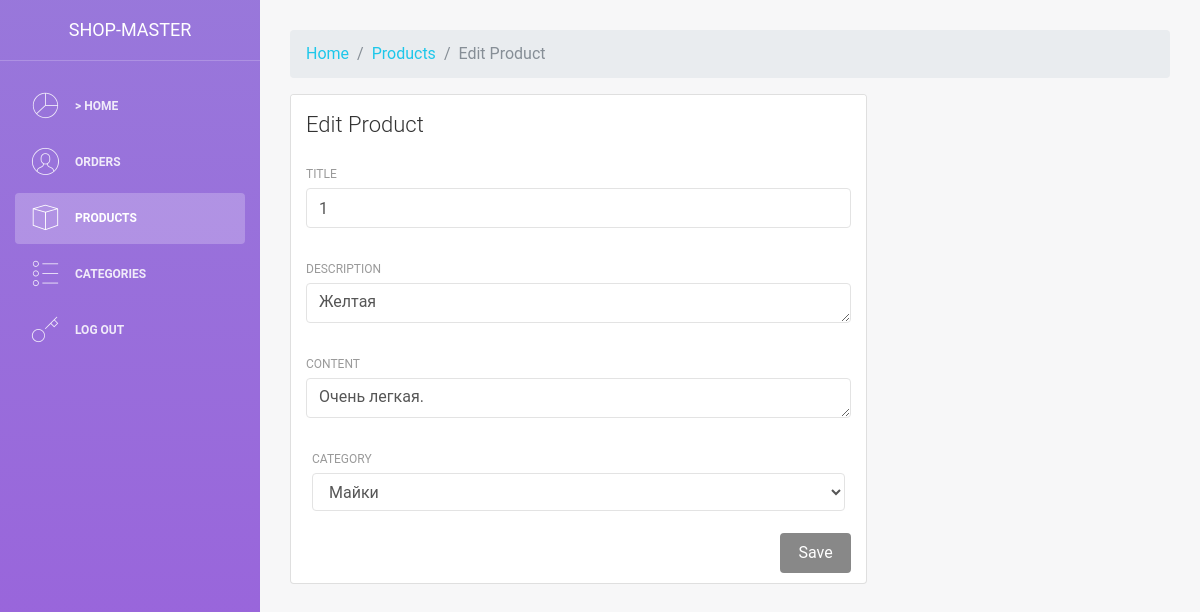
Page /admin/modules/products/edit.php?id=9 on the earlier database version.
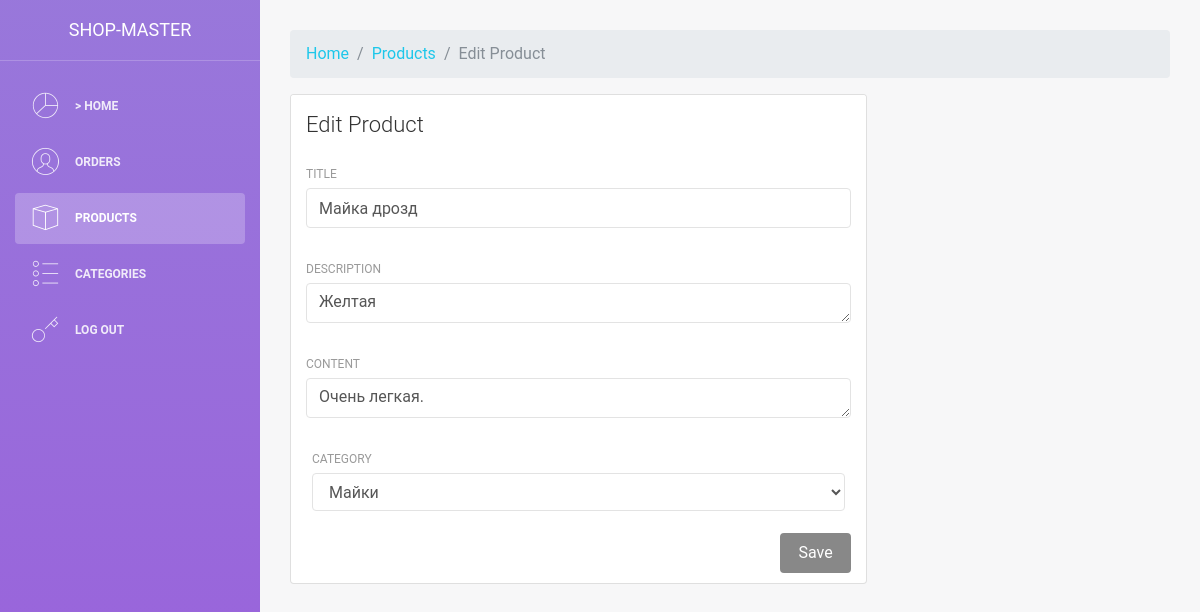
Same page on the later database version.
### tables this page shows
CREATE TABLE `products` (
  `id` int(11) NOT NULL,
  `title` varchar(255) NOT NULL,
  `description` text NOT NULL,
  `content` text NOT NULL,
  `category_id` int(11) NOT NULL,
  `image` varchar(255) NOT NULL,
  `cost` varchar(10) NOT NULL
);

### admin/modules/products/edit.php (the view, shortened to what this page needs)
<?php
    include $_SERVER['DOCUMENT_ROOT'] ."/configs/db.php";
    include $_SERVER['DOCUMENT_ROOT'] ."/admin/parts/header.php";
    $sql = "SELECT * FROM products WHERE id =" . $_GET["id"];
    $result = $connect->query($sql);
    $row = mysqli_fetch_assoc($result);
 ?>
<nav aria-label="breadcrumb">
  <ol class="breadcrumb">
    <li class="breadcrumb-item"><a href="/admin">Home</a></li>
    <li class="breadcrumb-item active" aria-current="page"><a href="/admin/products.php">Products</a></li>
    <li class="breadcrumb-item active" aria-current="page">Edit Product</li>
  </ol>
</nav>
<div class="row">
    <div class="col-md-8">
        <div class="card">
            <div class="card-header">
                <h4 class="card-title">Edit Product</h4>
            </div>
            <div class="card-body">
                <form method="POST">
                    <div class="row">
                        <div class="col-md-12">
                            <div class="form-group">
                                <label>Title</label>
                                <input name="title" type="text" class="form-control" value="<?php echo $row["title"] ?>">
                            </div>
                        </div>
                    </div>
                    <div class="row">
                        <div class="col-md-12">
                            <div class="form-group">
                                <label>Description</label>
                                <textarea name="description" type="text" class="form-control"><?php echo $row["description"] ?></textarea>
                            </div>
                        </div>
                    </div>
                    <div class="row">
                         <div class="col-md-12">
                            <div class="form-group">
                                <label>Content</label>
                                <textarea name="content" type="text" class="form-control"><?php echo $row["content"] ?></textarea>
                            </div>
                        </div>
                    </div>
                     <div class="col-md-12">
                        <div class="form-group">
                            <label>Category</label>
                           <select class="form-control" name="cat_id">
                                    <?php
                                        $sql2 = "SELECT `title` FROM `categories` WHERE id = " . $row["category_id"];
                                        $result2 = $connect->query($sql2);
                                        $row2 = mysqli_fetch_assoc($result2);
                                        echo "<option value='" . $row2["id"] . "'>  " . $row2["title"] . " </option>";
                                 ?>
                           </select>
                        </div>
                    </div>
                    <button name="submit" value="1" type="submit" class="btn btn-successs btn-fill pull-right">Save</button>
                </form>
            </div>
        </div>
    </div>
</div>

Differences in the rows shown:
changed products "Желтая": title "1" → "Майка дрозд"
